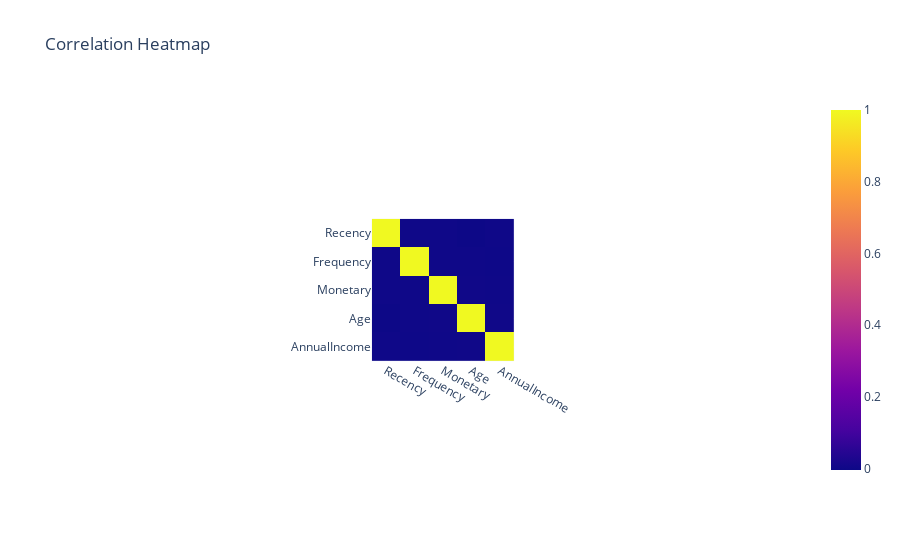

The code cell stored with this chart in its notebook:
### Code cell
# Now let’s have a look at the correlation in the data:
import plotly.express as px

rfm_features = data[['Recency', 'Frequency', 'Monetary','Age', 'AnnualIncome']]
correlation_fig = px.imshow(rfm_features .corr(), title='Correlation Heatmap')

correlation_fig.show()

### Figure 1 — Plotly figure (JSON) as saved in the notebook; plotly's stock layout.template omitted (floating-point values rounded to 4 significant figures)
{"data": [{"coloraxis": "coloraxis", "hovertemplate": "x: %{x}<br>y: %{y}<br>color: %{z}<extra></extra>", "name": "0", "type": "heatmap", "x": ["Recency", "Frequency", "Monetary", "Age", "AnnualIncome"], "xaxis": "x", "y": ["Recency", "Frequency", "Monetary", "Age", "AnnualIncome"], "yaxis": "y", "z": [[1, -0.0001897, 0.0011, -0.003549, 3.74e-05], [-0.0001897, 1, -9.229e-05, 0.001208, -0.00097], [0.0011, -9.229e-05, 1, 0.001468, 0.0008585], [-0.003549, 0.001208, 0.001468, 1, 0.002249], [3.74e-05, -0.00097, 0.0008585, 0.002249, 1]]}], "layout": {"autosize": true, "coloraxis": {"colorscale": [[0, "#0d0887"], [0.1111, "#46039f"], [0.2222, "#7201a8"], [0.3333, "#9c179e"], [0.4444, "#bd3786"], [0.5556, "#d8576b"], [0.6667, "#ed7953"], [0.7778, "#fb9f3a"], [0.8889, "#fdca26"], [1, "#f0f921"]]}, "title": {"text": "Correlation Heatmap"}, "xaxis": {"anchor": "y", "autorange": true, "constrain": "domain", "domain": [0.402, 0.598], "range": [-0.5, 4.5], "scaleanchor": "y", "type": "category"}, "yaxis": {"anchor": "x", "autorange": true, "constrain": "domain", "domain": [0, 1], "range": [4.5, -0.5], "type": "category"}}}
